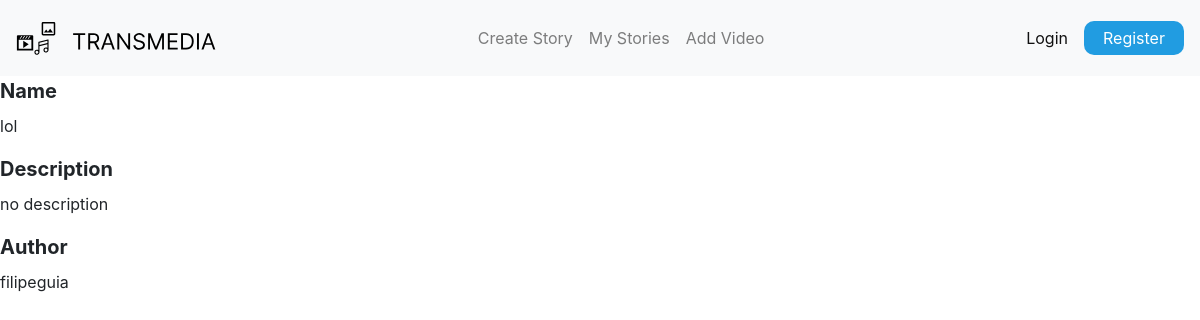
Before: /selectedStoryPage.php?id=1 with the older database file.
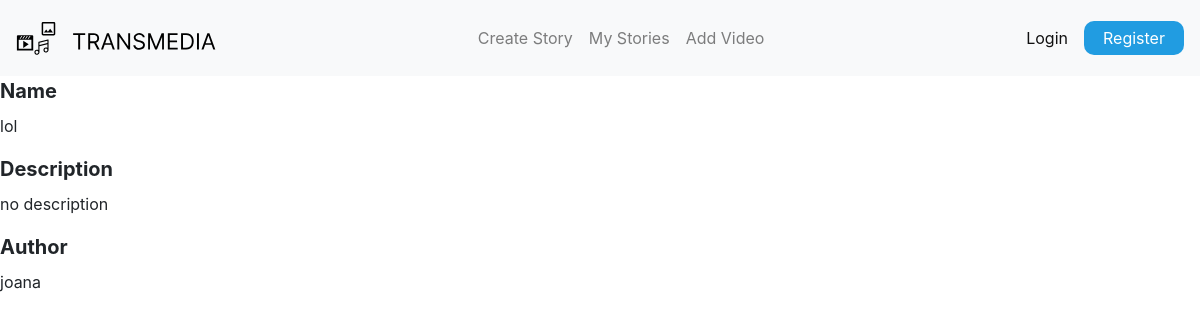
After: the same page with the newer database file.
### tables this page shows
CREATE TABLE `story` (
  `id` int(11) NOT NULL,
  `name` varchar(255) NOT NULL,
  `description` varchar(255) NOT NULL,
  `author` varchar(255) NOT NULL
);

### selectedStoryPage.php (the view, shortened to what this page needs)
<?php
require "config/connectdb.php";
$story = $pdo->prepare('SELECT name,description,author FROM story WHERE id= ?');
$story->execute([$_GET['id']]);
$storyFetch = $story->fetch(PDO::FETCH_ASSOC);
?>
<!DOCTYPE html>
<html lang="en">
<head>
    <link rel="stylesheet" href="https://cdn.jsdelivr.net/npm/bootstrap@4.0.0/dist/css/bootstrap.min.css">
</head>
<body>
    <?php
    include "NavBar.php";
    ?>
    <div class="Name">
        <label for="name" style="font-size:20px; font-weight: bold;">Name</label>
        <p>
        <?php
            print($storyFetch['name'])
        ?>
        </p>
    </div>
    <div class="description">
        <label for="description" style="font-size:20px; font-weight: bold;">Description</label>
        <p>
        <?php
            if(print($storyFetch['description'] = null)){
                print("no description");
            }else{
                print($storyFetch['description']);
            }
        ?>
        </p>
    </div>
    <div class="author">
        <label for="author" style="font-size:20px; font-weight: bold;">Author</label>
        <p>
        <?php
            print($storyFetch['author'])
        ?>
        </p>
    </div>
</body>
</html>

### NavBar.php (shortened to what this page needs)
<link rel="stylesheet" href="https://cdn.jsdelivr.net/npm/bootstrap@4.0.0/dist/css/bootstrap.min.css">
<link rel="stylesheet" href="./style/navbar.css" type="text/css">
<nav class="navbar navbar-expand-lg navbar-light bg-light">
  <a class="navbar-brand" href="index.php">
    <img src="./assets/logo.svg" width="200" height="50"></img>
  </a>
  <div class="collapse navbar-collapse" id="navbarTogglerDemo02">
    <ul class="navbar-nav mx-auto mt-2 mt-lg-0">
      <li class="nav-item">
        <a class="nav-link" href="createStory.php">Create Story</a>
      </li>
      <li class="nav-item">
        <a class="nav-link" href="my_stories.php">My Stories</a>
      </li>
      <li class="nav-item">
        <a class="nav-link" href="addVideoToStory.php">Add Video</a>
      </li>
    </ul>
    <?php
    if (!isset($_SESSION["user"])) {
      echo "<a class='nav-link signin' href='login.php'>Login</a>";
      echo "<a class='nav-link register' href='register.php'>Register</a>";
    } else {
      echo "<a class='nav-link logout' href='logout.php'>Logout</a>";
    }
    ?>
  </div>
</nav>

### style/navbar.css (style rules this page uses)
.register, .logout { border-radius: 10px; color: #fff !important; width: 100px; text-align: center; padding: 5px; text-indent: 0%; }
.register { background-color: #219CE1; }
.signin { color: #111 !important; }

Changed rows visible on the page:
changed story "lol": author "filipeguia" → "joana"
